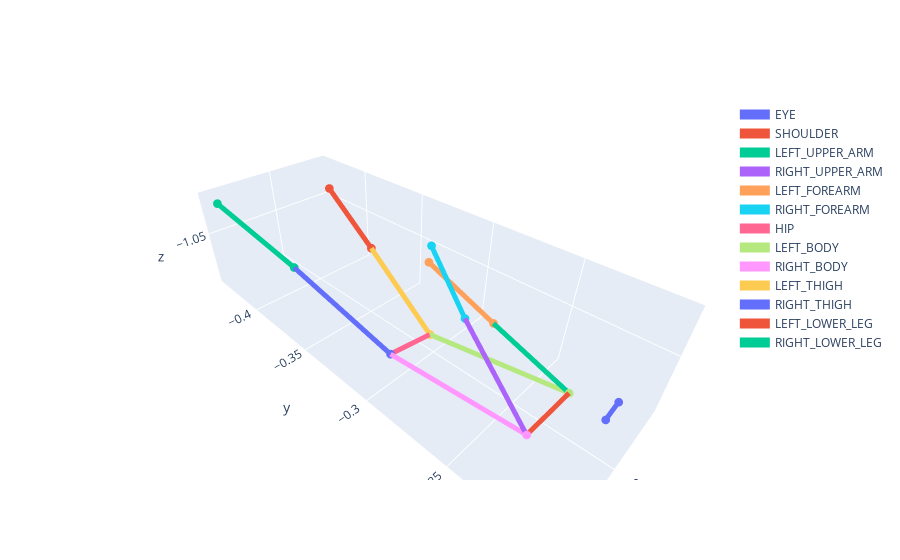

Write notebook code for a chart like this one.
### Code cell
show_3d_human_pose(df, 0)

### Figure 1 — Plotly figure (JSON) as saved in the notebook; plotly's stock layout.template omitted (floating-point values rounded to 4 significant figures)
{"data": [{"line": {"width": 10}, "marker": {"size": 3}, "mode": "lines+markers", "name": "EYE", "type": "scatter3d", "x": [0.2536, 0.2639], "y": [-0.2076, -0.2075], "z": [-1.047, -1.048]}, {"line": {"width": 10}, "marker": {"size": 3}, "mode": "lines+markers", "name": "SHOULDER", "type": "scatter3d", "x": [0.2365, 0.2784], "y": [-0.2306, -0.2283], "z": [-1.073, -1.062]}, {"line": {"width": 10}, "marker": {"size": 3}, "mode": "lines+markers", "name": "LEFT_UPPER_ARM", "type": "scatter3d", "x": [0.2365, 0.232], "y": [-0.2306, -0.277], "z": [-1.073, -1.062]}, {"line": {"width": 10}, "marker": {"size": 3}, "mode": "lines+markers", "name": "RIGHT_UPPER_ARM", "type": "scatter3d", "x": [0.2784, 0.2651], "y": [-0.2283, -0.2714], "z": [-1.062, -1.037]}, {"line": {"width": 10}, "marker": {"size": 3}, "mode": "lines+markers", "name": "LEFT_FOREARM", "type": "scatter3d", "x": [0.232, 0.2405], "y": [-0.277, -0.3141], "z": [-1.062, -1.039]}, {"line": {"width": 10}, "marker": {"size": 3}, "mode": "lines+markers", "name": "RIGHT_FOREARM", "type": "scatter3d", "x": [0.2651, 0.2447], "y": [-0.2714, -0.3093], "z": [-1.037, -1.025]}, {"line": {"width": 10}, "marker": {"size": 3}, "mode": "lines+markers", "name": "HIP", "type": "scatter3d", "x": [0.2424, 0.2755], "y": [-0.3096, -0.3066], "z": [-1.083, -1.074]}, {"line": {"width": 10}, "marker": {"size": 3}, "mode": "lines+markers", "name": "LEFT_BODY", "type": "scatter3d", "x": [0.2365, 0.2424], "y": [-0.2306, -0.3096], "z": [-1.073, -1.083]}, {"line": {"width": 10}, "marker": {"size": 3}, "mode": "lines+markers", "name": "RIGHT_BODY", "type": "scatter3d", "x": [0.2784, 0.2755], "y": [-0.2283, -0.3066], "z": [-1.062, -1.074]}, {"line": {"width": 10}, "marker": {"size": 3}, "mode": "lines+markers", "name": "LEFT_THIGH", "type": "scatter3d", "x": [0.2424, 0.2259], "y": [-0.3096, -0.3754], "z": [-1.083, -1.061]}, {"line": {"width": 10}, "marker": {"size": 3}, "mode": "lines+markers", "name": "RIGHT_THIGH", "type": "scatter3d", "x": [0.2755, 0.2862], "y": [-0.3066, -0.3683], "z": [-1.074, -1.046]}, {"line": {"width": 10}, "marker": {"size": 3}, "mode": "lines+markers", "name": "LEFT_LOWER_LEG", "type": "scatter3d", "x": [0.2259, 0.2099], "y": [-0.3754, -0.4367], "z": [-1.061, -1.044]}, {"line": {"width": 10}, "marker": {"size": 3}, "mode": "lines+markers", "name": "RIGHT_LOWER_LEG", "type": "scatter3d", "x": [0.2862, 0.2951], "y": [-0.3683, -0.426], "z": [-1.046, -1.025]}], "layout": {"scene": {"xaxis": {"tickvals": [0.1, 0.15, 0.2, 0.25]}, "yaxis": {"tickvals": [-0.45, -0.4, -0.35, -0.3, -0.25, -0.2]}, "zaxis": {"tickvals": [-1.1, -1.05, -1, -0.95, -0.9, -0.85, -0.8, -0.75]}}}}
